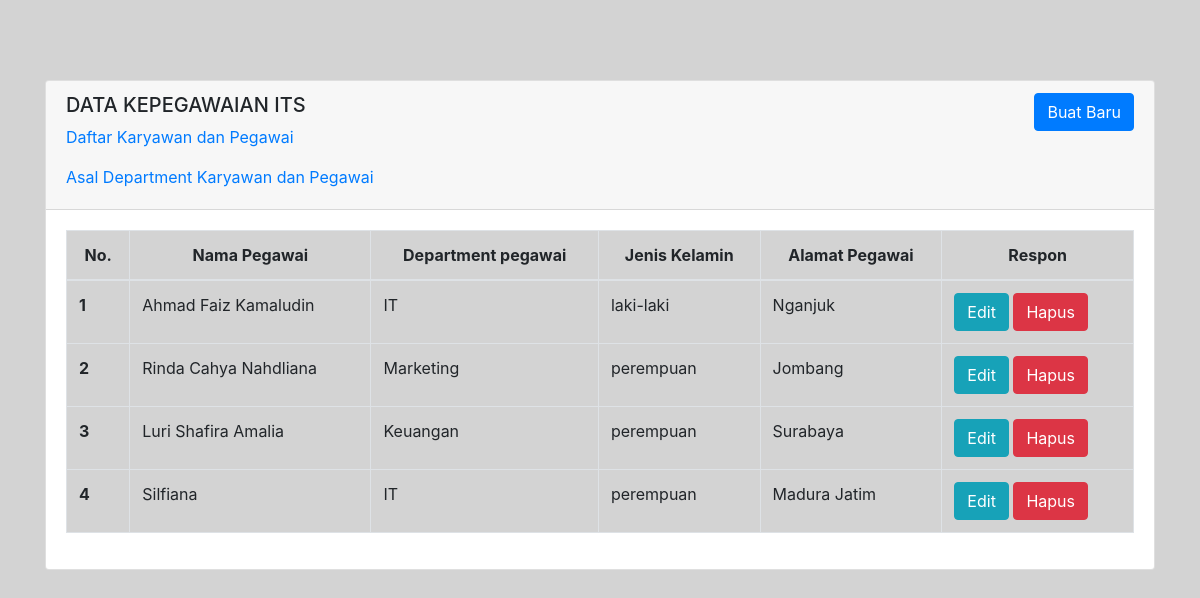
The app's page /list-pegawai.php with its own data.
### tables this page shows
CREATE TABLE `pegawai` (
  `id` int NOT NULL,
  `id_departemen` int NOT NULL,
  `nama` varchar(255) NOT NULL,
  `gender` enum('laki-laki','perempuan') NOT NULL,
  `alamat` varchar(255) NOT NULL
);

CREATE TABLE `departemen` (
  `id` int NOT NULL,
  `nama` varchar(255) NOT NULL
);

### config/konek.php (called while the page is built, shortened)
<?php
class Database {
    private $dbHost = 'localhost';
    private $dbUser = 'root';
    private $dbPassword = '';
    private $dbName = 'perusahaan';
    private $db;
    public function __construct() {
        $this->db = new mysqli($this->dbHost, $this->dbUser, $this->dbPassword, $this->dbName);
    }
    public function getResult(String $sql) {
        $result = $this->db->query($sql);
        return $result;
    }
    public function getMultiResult(String $sql) {
        $result = $this->getResult($sql);
        $data = array();
        if ($result->num_rows > 0) {
            while($row = $result->fetch_assoc()) {
                array_push($data, $row);
            }
        }
        return $data;
    }
}

### awal/AwalanBase.php (called while the page is built, shortened)
<?php
require_once __DIR__.'/../config/konek.php';
class BaseModel {
    public function __construct() {
        $this->db = new Database();
    }
}

### awal/dataPegawai.php (called while the page is built, shortened)
<?php
require_once __DIR__.'/AwalanBase.php';
class dataPegawai extends BaseModel {
    public function getAll() {
        $sql = "SELECT p.*, d.nama AS nama_departemen
            FROM pegawai AS p
            JOIN departemen AS d ON p.id_departemen = d.id
            ORDER BY p.id";
        return $this->db->getMultiResult($sql);
    }
}

### list-pegawai.php (the view, shortened to what this page needs)
<!DOCTYPE html>
<html lang="en">
<head>
    <link rel="stylesheet" href="css/bootstrap.min.css">
</head>
<body style="background-color: #D3D3D3">
    <div class="container">
        <div class="card" style="margin-top: 80px">
            <div class="card-header">
            <div class="row">
                    <div class="col">
                        <h5 class="card-title mb-0"  >DATA KEPEGAWAIAN ITS</h5>
                         <ul class="navbar-nav mr-auto">
                         <li class="nav-item">
                        <a class="nav-link" href="list-pegawai.php">Daftar Karyawan dan Pegawai</a>
                        </li>
                        <li class="nav-item">
                        <a class="nav-link" href="list-departemen.php">Asal Department Karyawan dan Pegawai</a>
                        </li>
                         </ul>
                    </div>
                    <div class="col">
                        <a href="form-pegawai.php?action=new" class="btn btn-primary float-right">Buat Baru</a>
                    </div>
                </div>
            </div>
            <div class="card-body">
                <table class="table table-bordered"style="background-color: #D3D3D3">
                    <thead>
                        <tr>
                            <th scope="col"style="text-align: center;">No.</th>
                            <th scope="col"style="text-align: center;">Nama Pegawai</th>
                            <th scope="col"style="text-align: center;">Department pegawai</th>
                            <th scope="col"style="text-align: center;">Jenis Kelamin</th>
                            <th scope="col"style="text-align: center;">Alamat Pegawai</th>
                            <th scope="col"style="text-align: center;">Respon</th>
                        </tr>
                    </thead>
                    <tbody>
                        <?php
                            require_once __DIR__.'/awal/dataPegawai.php';
                            $pegawai = new dataPegawai();
                            $listPegawai = $pegawai->getAll();
                            $no = 1;
                            $html = '';
                            foreach($listPegawai as $row) {
                                $html .= '<tr>
                                    <th scope="row">'. $no .'</th>
                                    <td>'. $row['nama'] .'</td>
                                    <td>'. $row['nama_departemen'] .'</td>
                                    <td>'. $row['gender'] .'</td>
                                    <td>'. $row['alamat'] .'</td>
                                    <td>
                                        <a href="form-pegawai.php?action=update&id='.$row['id'].'" class="btn btn-info">Edit</a>
                                        <a href="crud_pegawai.php?action=delete&id='.$row['id'].'" class="btn btn-danger">Hapus</a></td>
                                    </tr>
                                    </tr>';
                                $no++;
                            }
                            echo($html);
                        ?>
                    </tbody>
                </table>
            </div>
        </div>
    </div>
</body>
</html>

### records on screen
pegawai: nama "Ahmad Faiz Kamaludin", id_departemen.nama "IT", gender "laki-laki", alamat "Nganjuk"
pegawai: nama "Rinda Cahya Nahdliana", id_departemen.nama "Marketing", gender "perempuan", alamat "Jombang"
pegawai: nama "Luri Shafira Amalia", id_departemen.nama "Keuangan", gender "perempuan", alamat "Surabaya"
pegawai: nama "Silfiana", id_departemen.nama "IT", gender "perempuan", alamat "Madura Jatim"
